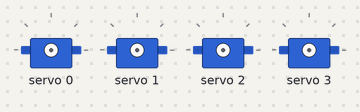
Recording of a sketch running on a simulated Arduino Uno, built with avr-gcc and run on an emulated ATmega328P. Shown: 4 × servo.

Above: at 0.05 s.
At 0.65 s:
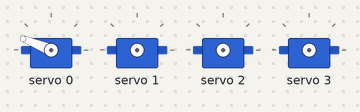
At 1.25 s:
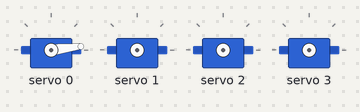
At 2.45 s:
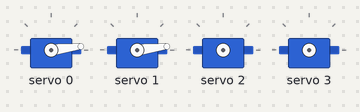
At 3.6 s:
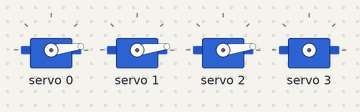
At 4.7 s:
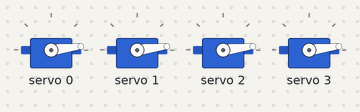
Timing chart, 0 to 6.1 s (numbered marks = the images above):
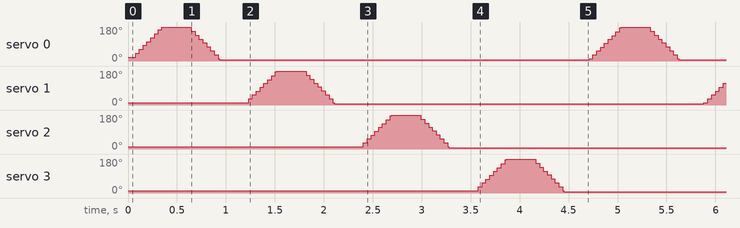

The sketch:

PCA9685-servo.ino
```cpp
#include <Wire.h>                       // Подключаем библиотеку Wire
#include <Adafruit_PWMServoDriver.h>    // Подключаем библиотеку Adafruit_PWMServoDriver

Adafruit_PWMServoDriver pwm = Adafruit_PWMServoDriver(0x40); // Установка адреса I2C 0x40

#define SERVOMIN  150                   // Минимальная длительность импульса для сервопривода
#define SERVOMAX  600                   // Максимальная длина импульса для сервопривода
#define SERVO_1 0                       // Номер порта (0 - 15)
#define SERVO_2 1                       // Номер порта (0 - 15)
#define SERVO_3 2                       // Номер порта (0 - 15)
#define SERVO_4 3                       // Номер порта (0 - 15)

void setup()
{
  pwm.begin();                          // Инициализация
  pwm.setPWMFreq(60);                   // Частота следования импульсов 60 Гц
  delay(10);                            // Пауза
}

void loop()
{
  // Вращение сервопривода 1 влево
  for (uint16_t pulselen = SERVOMIN; pulselen < SERVOMAX; pulselen++)
  {
    pwm.setPWM(SERVO_1, 0, pulselen);
  }
  delay(250);
  // Вращение сервопривода 1 вправо
  for (uint16_t pulselen = SERVOMAX; pulselen > SERVOMIN; pulselen--)
  {
    pwm.setPWM(SERVO_1, 0, pulselen);
  }
  delay(250);

  // Вращение сервопривода 2 влево
  for (uint16_t pulselen = SERVOMIN; pulselen < SERVOMAX; pulselen++)
  {
    pwm.setPWM(SERVO_2, 0, pulselen);
  }
  delay(250);
  // Вращение сервопривода 2 вправо
  for (uint16_t pulselen = SERVOMAX; pulselen > SERVOMIN; pulselen--)
  {
    pwm.setPWM(SERVO_2, 0, pulselen);
  }
  delay(250);

// Вращение сервопривода 3 влево
  for (uint16_t pulselen = SERVOMIN; pulselen < SERVOMAX; pulselen++)
  {
    pwm.setPWM(SERVO_3, 0, pulselen);
  }
  delay(250);
  // Вращение сервопривода 3 вправо
  for (uint16_t pulselen = SERVOMAX; pulselen > SERVOMIN; pulselen--)
  {
    pwm.setPWM(SERVO_3, 0, pulselen);
  }
  delay(250);

// Вращение сервопривода 4 влево
  for (uint16_t pulselen = SERVOMIN; pulselen < SERVOMAX; pulselen++)
  {
    pwm.setPWM(SERVO_4, 0, pulselen);
  }
  delay(250);
  // Вращение сервопривода 4 вправо
  for (uint16_t pulselen = SERVOMAX; pulselen > SERVOMIN; pulselen--)
  {
    pwm.setPWM(SERVO_4, 0, pulselen);
  }
  delay(250);


}
```

Measured:
- by itself, servo 1–3: repeats every 4.7 s: 53° 0.04 s, 74° 0.04 s, 94° 0.04 s, 115° 0.04 s, 135° 0.04 s, 156° 0.04 s, 177° 0.01 s, 180° 0.30 s, 158° 0.04 s, 137° 0.04 s, 116° 0.04 s, 96° 0.04 s, 75° 0.04 s, 55° 0.04 s, 34° 0.04 s, 13° 0.01 s, 7° 3.8 s, 11° 0.04 s, 32° 0.04 s
